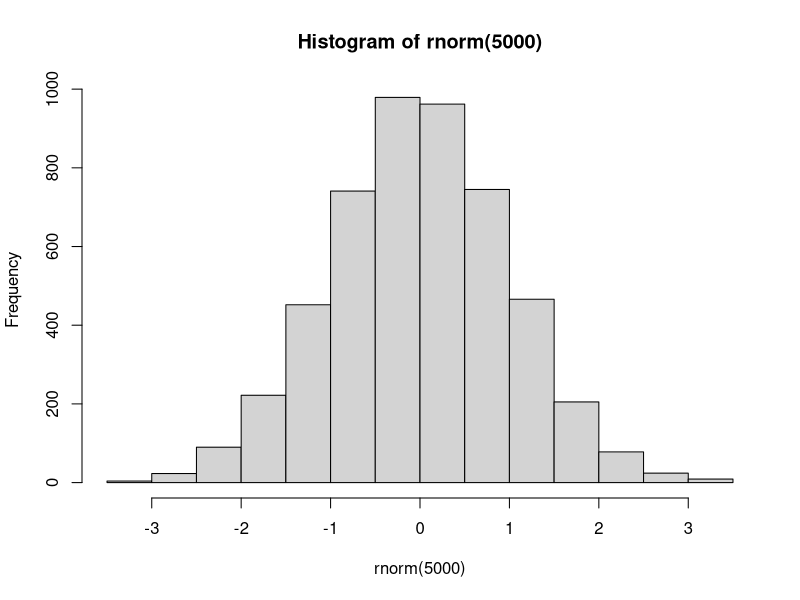
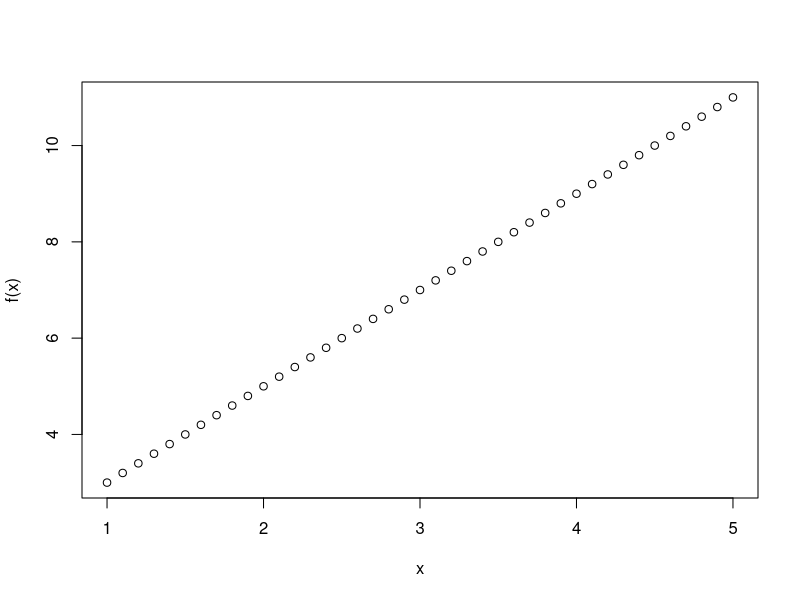
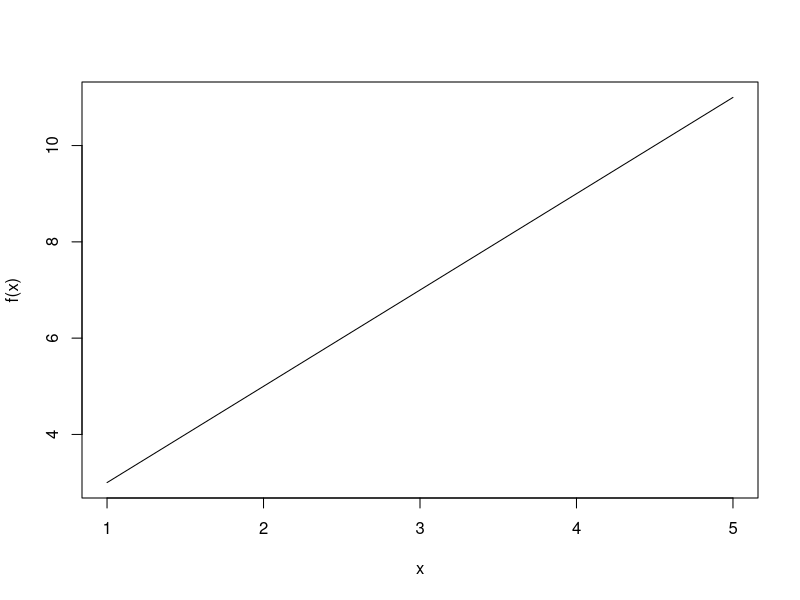
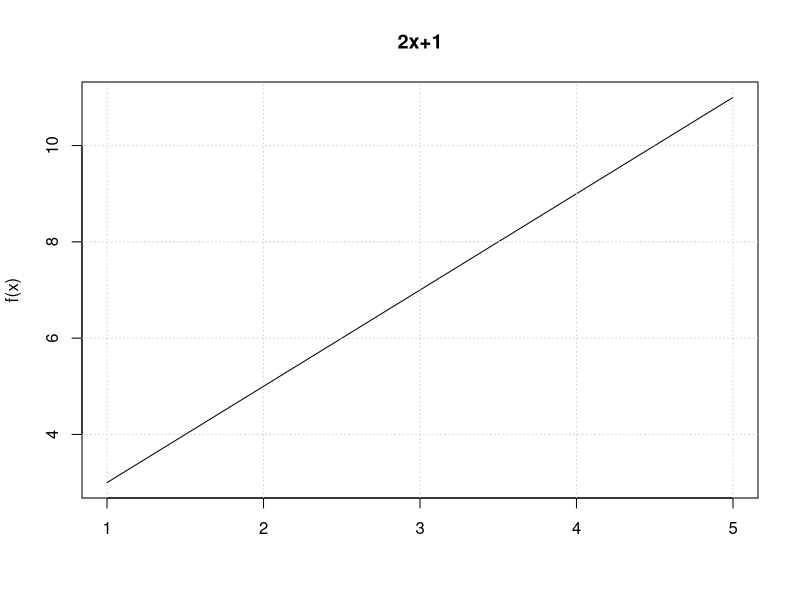
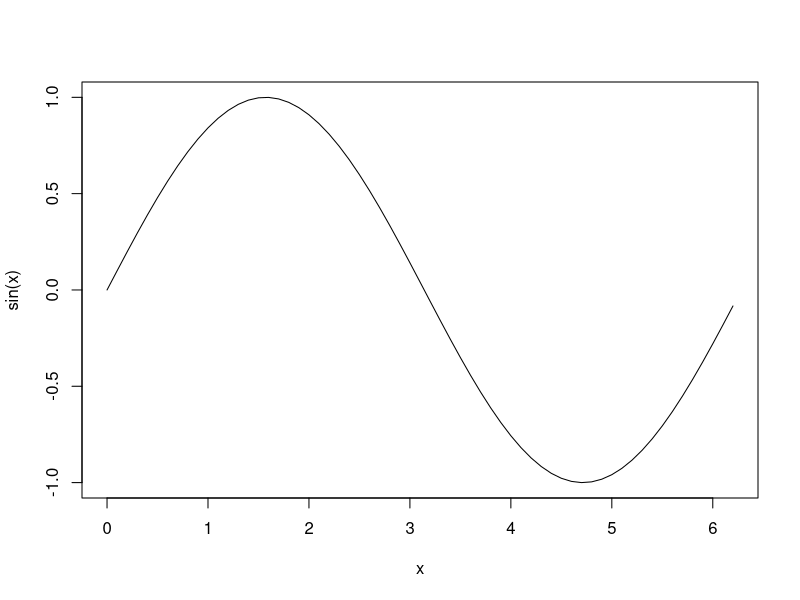
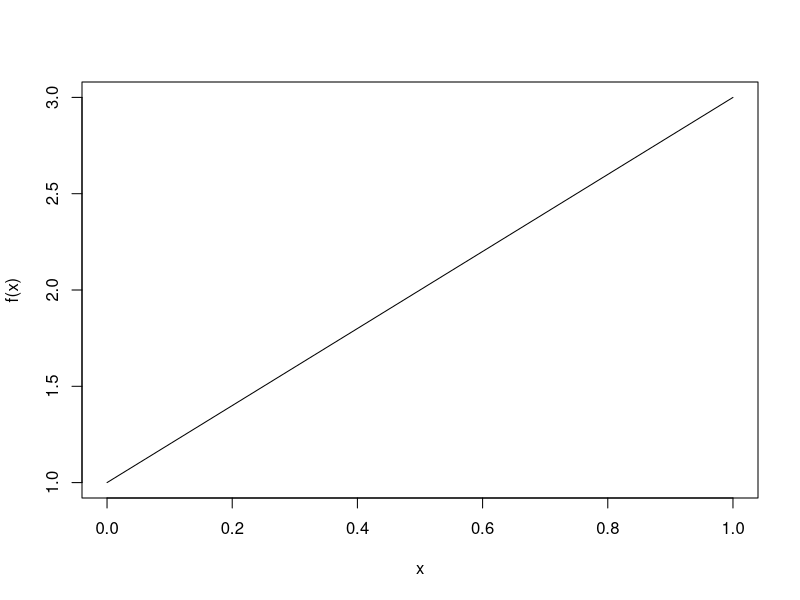
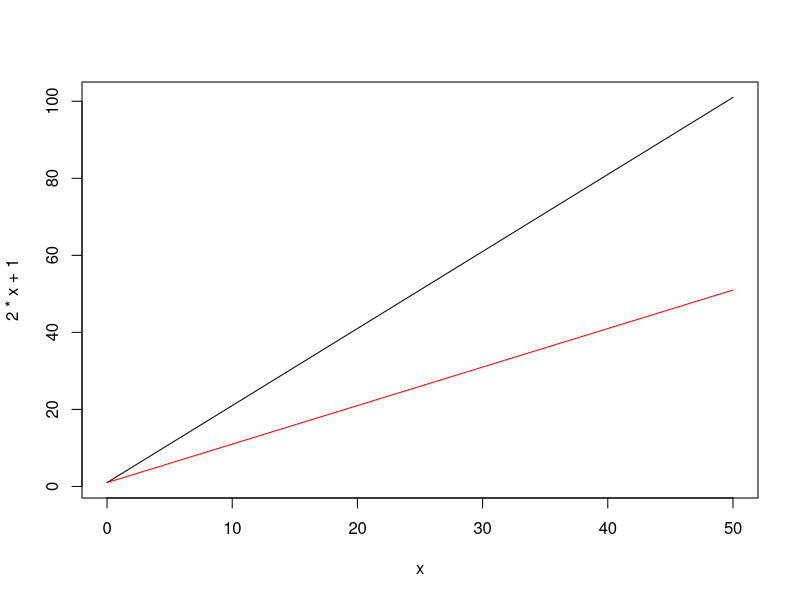
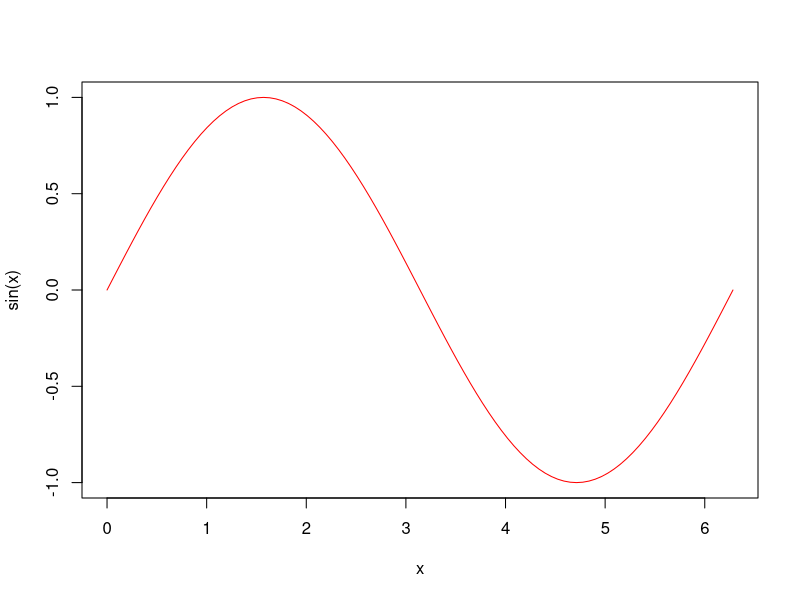

Recreate these plots in R, in order.
## #############################################################################
## basic math operations
## #############################################################################

1 + 3
3*2
3^2

## constants

pi
"pi"
'pi'
letters
LETTERS

str(letters)
letters[1]

month.name
month.abb

## how to get help
?pi
apropos('month')

## variables

x = 4
x <- 4
x

x/2
x^2

## TODO compute the square root of 4
x^0.5
sqrt(x)

## #############################################################################
## functions
## #############################################################################

sqrt(x)
sqrt(x = x)
x = sin(pi / 2)

## random numbers from uniform distribution (and NOT "run if")

set.seed(123)
runif(2)
help(runif)

set.seed(123)
runif(2)

set.seed(123)
runif(2)

set.seed(123)
runif(2)

set.seed(123)
runif(2)

round(runif(2))

set.seed(123)
runif(2)
set.seed(123)
round(runif(2))
round(runif(2), 1)
help(round)
help(rnorm)
hist(rnorm(5000))
cumsum(rnorm(1000))

## define custom functions
f <- function(x) 2 * x + 1
f(5)
f(pi)

## combine values into a vector

c(1, 2, 3, 4, 5)
f(x)
x <- c(1, 2, 3, 4, 5)
f(x)

letters[c(1, 2, 3, 4, 5)]
letters[1:5]

1:5
seq(1,5)
?seq
seq(1,5, 0.1)

## now we store a sequence from 1 to 5 by 0.1 as x and plot f(x)
x <- seq(1, 5, 0.1)
plot(x, f(x))
plot(x, f(x), type = 'l')

## adding a title and a grid to the plot
plot(x, f(x), type = 'l', xlab = '', main = '2x+1')
grid()

## TODO draw a sine wave
x <- seq(0, pi * 2, 0.1)
plot(x, sin(x), type = 'l')
str(x)
print(x)
2*pi
## a simpler way for plotting functions
curve(f)
?curve

curve(2*x + 1, from = 0, to = 50)
curve(x + 1, add = TRUE, col = 'red')
print(x)

## TODO draw a sine wave with curve
curve(sin, from = 0, to = 2*pi, col = "red")
curve(sin, from = x, to = 2*pi*x, col = "blue")

## #############################################################################
## simulate Brownian motion / random walk in 1D
## #############################################################################

## first steps
round(runif(5))

## we transform the previously generated floating random numbers between 0 and 1
## to either -1 or 1
round(runif(5))*2 - 1

## we compute the cumulative sum to identify the actual value for each iteration
cumsum(round(runif(25))*2 - 1)
plot(cumsum(round(runif(25))*2 - 1), type = 's')
?plot

## set the random number generator to a specific state for reproducibility
set.seed(42)
plot(cumsum(round(runif(25))*2 - 1), type = 's')

## a much simpler solution for the above
plot(cumsum(sample(c(-1, 1), 25, replace = TRUE)), type = 's')
?sample
sample(5, 25, replace = TRUE)
sample(c(-1, 1), 25, replace = TRUE)
